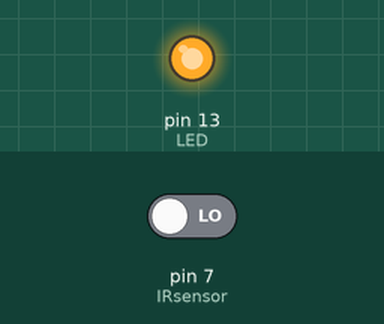
This sketch was run on a simulated Arduino Uno, built with avr-gcc and run on an emulated ATmega328P. Shown: output pins drawn as LEDs (lit = HIGH). The test bench sets the inputs (shaded band); at power-on: pin 7 (IRsensor) LOW.

Above: at 1.2 s.
1.3 s: pin 7 (IRsensor) driven HIGH
At 2.6 s:
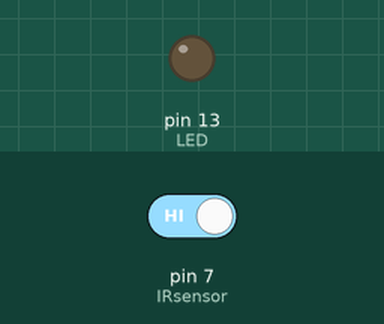
2.9 s: pin 7 (IRsensor) driven LOW
At 3.9 s:
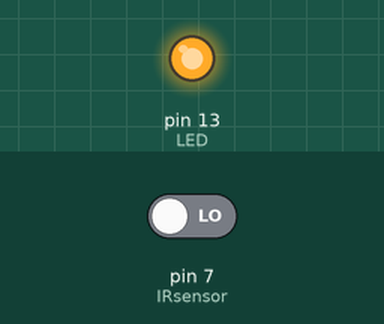
Timing chart, 0 to 5.9 s (numbered marks = the images above; inputs shaded):
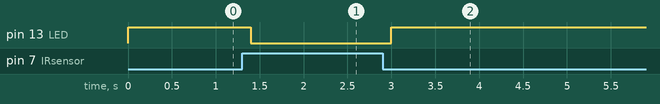

Measured:
- after the input at 1.3 s, pin 13 (LED): HIGH → LOW after 0.10 s
- after the input at 2.9 s, pin 13 (LED): LOW → HIGH after 0.10 s

The sketch:

prog6_IR_Sensor_Light_Buzzer.ino
```cpp
/* Connect IR sensor to Pin 7
 *  buzzer to pin 5
 *  and Relay to pin 13
 */
int LED = 13;
int IRsensor = 7;
int buzzer=5;
int Obstacle = HIGH;
void setup()
{
  pinMode(LED, OUTPUT);
  pinMode(IRsensor, INPUT);
}
void loop()
{  Obstacle = digitalRead(IRsensor);
  if (Obstacle == HIGH)
  { digitalWrite(LED, LOW);
 buzzerfun();
 }
else
  { digitalWrite(LED, HIGH); }
   delay(200); }
void buzzerfun()
{
for (int i=4; i>0; i--)
   {   digitalWrite(buzzer, HIGH);
        delay(50);
        digitalWrite(buzzer, LOW);
        delay(50);
    }
  delay(1000);
}
```
